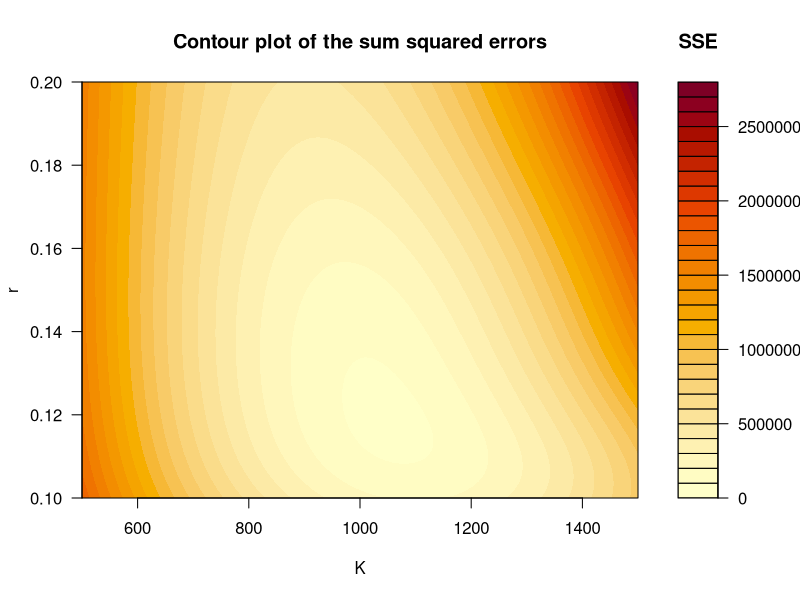

This figure's R source:
#####################################
###(a)
beetles <- data.frame(
  days <- c(0, 8, 28, 41, 63, 69, 97, 117, 135, 154),
  nbeetles <- c(2, 47, 192, 256, 768, 896, 1120, 896, 1184, 1024)
)
K <- 1500
r1 <- log(beetles$nbeetles*(K - 2)/(K - beetles$nbeetles)*2)
r2 <- r1 / beetles$days....c.0..8..28..41..63..69..97..117..135..154.
r.mean <- mean(r2[2: 10])
N0 <- beetles[1,2]

nls(nbeetles ~ (K*N0)/(N0 + (K - N0)*exp(-r*days)),
    start = list(K = 1500, r = r.mean), data = beetles, trace = TRUE)


##################################################
####(b)

K1 <- seq(500, 1500, length.out = 200)
r1 <- seq(0.1, 0.2, length.out = 200)

n.beetles <- as.numeric(beetles$nbeetles....c.2..47..192..256..768..896..1120..896..1184..1024.)
n.days <- as.numeric(beetles$days....c.0..8..28..41..63..69..97..117..135..154.)

SSE <- function(K1, r1){
  error.sq <- sum((n.beetles - (N0*K1)/(N0 + (K1 - N0)*exp(-r1*n.days)))^2)
  return(error.sq)
}

matrix.a <- matrix(nrow = 200, ncol = 200)

for(i in 1:200){
  for(j in 1:200){
    matrix.a[i, j] <- SSE(K1[i], r1[j])
  }
}

filled.contour(K1, r1, matrix.a, plot.title = title(main = "Contour plot of the sum squared errors", 
                                                    xlab = "K", ylab = "r"),
               key.title = title(main = "SSE"))
###########################################################
###(C)
nloglikelihood.c <- function(theta, N, days){
  K <- theta[1]
  r <- theta[2]
  sigma <- theta[3]
  t <- days
  mu <- log((K*N0)/(2 + (K - N0)*exp(-r*t)))
  theta.iterate <- (- sum(dnorm(log(N), mu, sigma, log = TRUE)))
}


sq <- sqrt(var(log(beetles$nbeetles)))

theta0 <- c(K, r.mean, sq)
mle <- nlm(nloglikelihood.c, theta0, N = beetles$nbeetles,days = beetles$days,hessian = TRUE)
estimate <- mle$estimate
estimate
matrix.hessian <- mle$hessian
matrix.hessian
variance <- solve(matrix.hessian)
variance
diag(variance)
